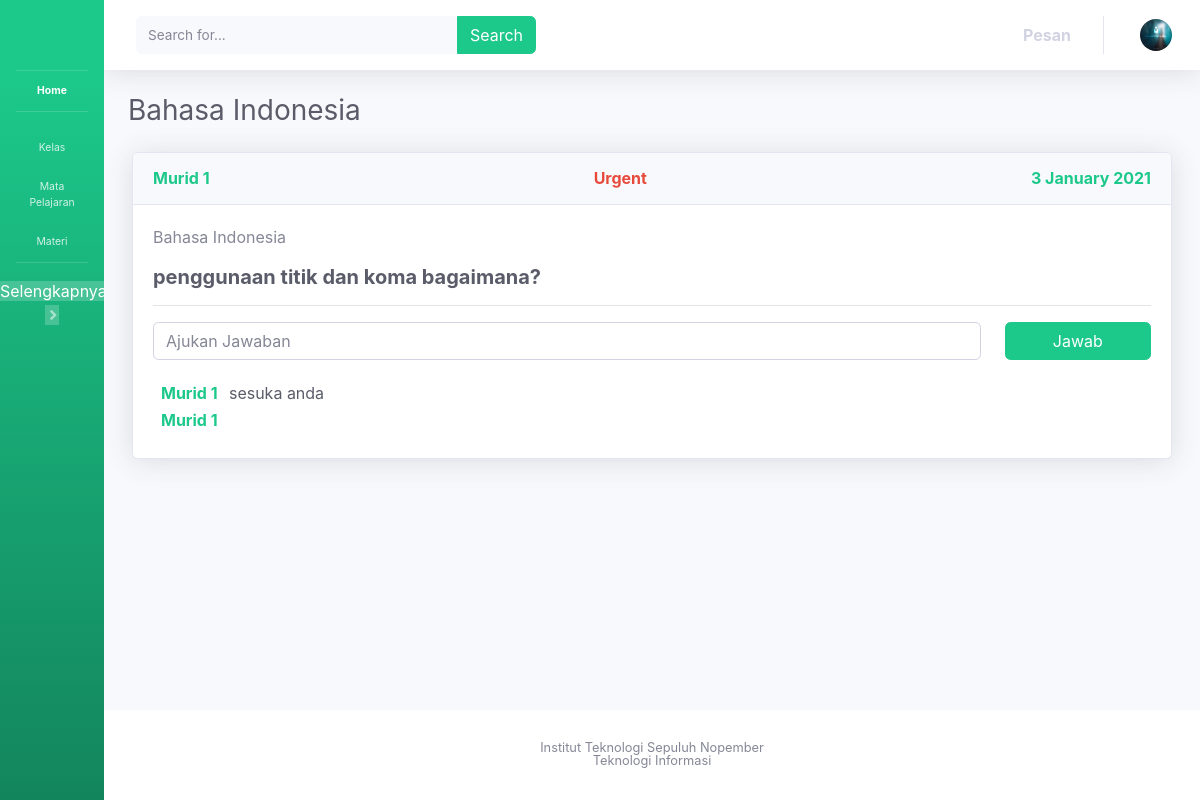
Page /BahasaIndonesia.php on the committed database.
### tables this page shows
CREATE TABLE IF NOT EXISTS `daftar_pertanyaan` (
  `id_pertanyaan` int(11) NOT NULL AUTO_INCREMENT,
  `mata_pelajaran` varchar(50) NOT NULL,
  `pertanyaan` varchar(10000) NOT NULL,
  `urgent` varchar(20) DEFAULT NULL,
  `penanya` varchar(50) NOT NULL,
  `tgl_post` timestamp NOT NULL DEFAULT current_timestamp() ON UPDATE current_timestamp(),
  PRIMARY KEY (`id_pertanyaan`)
);

CREATE TABLE IF NOT EXISTS `daftar_jawaban` (
  `id_jawaban` int(11) NOT NULL AUTO_INCREMENT,
  `penjawab` varchar(50) NOT NULL,
  `jawaban` varchar(255) NOT NULL,
  `tgl_post` timestamp NOT NULL DEFAULT current_timestamp() ON UPDATE current_timestamp(),
  `id_pertanyaan` int(11) NOT NULL,
  PRIMARY KEY (`id_jawaban`)
);

### BahasaIndonesia.php (the view, shortened to what this page needs)
<?php
  include 'conn.php';
  $pitakonan = "SELECT * FROM daftar_pertanyaan WHERE `mata_pelajaran`='Bahasa Indonesia' ORDER BY tgl_post DESC";
  $wangsulan = "SELECT * FROM daftar_jawaban";
  $rows = mysqli_query($conn, $pitakonan);
  $baris = mysqli_query($conn, $wangsulan);
  $j = 0;
?>
<!DOCTYPE html>
<html lang="en"><head>
  <link href="bootstrap_files/all.css" rel="stylesheet" type="text/css">
  <link href="bootstrap_files/css.css" rel="stylesheet">
  <link href="bootstrap_files/sb-admin-2.css" rel="stylesheet">
</head>
<body id="page-top" data-new-gr-c-s-check-loaded="8.867.0" class="sidebar-toggled">
  <div id="wrapper">
    <ul class="navbar-nav bg-gradient-success sidebar sidebar-dark accordion toggled" id="accordionSidebar">
      <a class="sidebar-brand d-flex align-items-center justify-content-center" href="#">
      </a>
      <hr class="sidebar-divider my-0">
      <li class="nav-item active">
        <a class="nav-link" href="#">
          <span>Home</span></a>
      </li>
      <hr class="sidebar-divider">
      <li class="nav-item">
        <a class="nav-link collapsed" href="#" target="blank">
          <span>Kelas</span>
        </a>
      </li>
      <li class="nav-item">
        <a class="nav-link collapsed" href="#" target="blank">
          <span>Mata Pelajaran</span>
        </a>
      </li>
      <li class="nav-item">
        <a class="nav-link collapsed" href="#" target="blank">
          <span>Materi</span>
        </a>
      </li>
      <hr class="sidebar-divider">
      <div class="text-center d-none d-md-inline">
        <a class="mx-my-1 px-py-1 no-arrow" style="color:white;" id="sidebarToggle"> Selengkapnya </a>
      </div>
    </ul>
    <div id="content-wrapper" class="d-flex flex-column">
      <div id="content">
        <nav class="navbar navbar-expand navbar-light bg-white topbar mb-4 static-top shadow">
          <form class="d-none d-sm-inline-block form-inline mr-auto ml-md-3 my-2 my-md-0 mw-100 navbar-search">
            <div class="input-group">
              <input type="text" class="form-control bg-light border-0 small" placeholder="Search for..." aria-label="Search" aria-describedby="basic-addon2">
              <div class="input-group-append">
                <button class="btn btn-success" type="button">
                    <a>Search</a>
                </button>
              </div>
            </div>
          </form>
          <ul class="navbar-nav ml-auto">
            <li class="nav-item dropdown no-arrow mx-1">
              <a class="nav-link dropdown-toggle" href="#" id="messagesDropdown" role="button" data-toggle="dropdown" aria-haspopup="true" aria-expanded="false">
                <strong>Pesan</strong>
              </a>
            </li>
            <li class="nav-item dropdown no-arrow">
              <a class="nav-link dropdown-toggle" href="#" id="userDropdown" role="button" data-toggle="dropdown" aria-haspopup="true" aria-expanded="false">
                <img class="img-profile rounded-circle" src="bootstrap_files/60x60.jpg">
              </a>
            </li>
          </ul>
        </nav>
        <div class="container-fluid">
          <div class="d-sm-flex align-items-center justify-content-between mb-4">
            <h1 class="h3 mb-0 text-gray-800">Bahasa Indonesia</h1>
          </div>
          <?php foreach($rows as $row) :?>
              <div class="card shadow mb-4 mx-1" id="header<?= $j ?>">
                <div class="card-header py-3 d-flex flex-row align-items-center justify-content-between">
                  <h6 class="m-0 font-weight-bold text-success"> <?=  $row['penanya'] ?> </h6>
                  <?php if($row['urgent']=="Urgent") :?>
                    <h6 class="m-0 font-weight-bold text-danger" style="text-align:left;"> Urgent </h6>
                  <?php endif; ?>
                  <h6 class="m-0 font-weight-bold text-success">
                    <?php
                      $tanggal = date('j F Y', strtotime($row['tgl_post']));
                      echo $tanggal;
                    ?>
                  </h6>
                </div>
                <div class="card-body">
                  <a class="mb-3"> <?=  $row['mata_pelajaran'] ?> </a>
                  <p class="h5 mt-3 font-weight-bold text-gray-800"> <?=  $row['pertanyaan'] ?> </p>
                  <hr class="divider">
                  <form class="form-group row" style="margin-bottom: 0px;" action="<?php echo 'BahasaIndonesia.php?idPertanyaan='.$row['id_pertanyaan'];?>#header<?= $j ?>" method="post">
                      <div class="col-sm-8 col-md-10 mb-3"  style="margin-bottom:0px;">
                        <input type="text" class="form-control form-control-user" id="jawaban<?= $j ?>" name="jawaban" placeholder="Ajukan Jawaban" required>
                      </div>
                      <div class="col-sm-4 col-md-2">
                        <button type="submit" name="jawab" class="btn btn-success btn-user btn-block" id="button<?= $j ?>">
                           Jawab
                        </button>
                      </div>
                  </form>
                  <div class="form-group row" id="output<?= $j ?>" style="margin-bottom: 0px;">
                    <div class="card-body" style="padding-top: 0px;padding-bottom: 0px;">
                      <?php foreach($baris as $bari) :?>
                       <?php if($bari["id_pertanyaan"]==$row["id_pertanyaan"]) : ?>
                        <h6 class="mt-2 font-weight-bold text-success">
                          <?=  $bari['penjawab'] ?> &nbsp;
                          <a class="h6 mb-0 text-gray-800"> <?= $bari["jawaban"]; ?></a>
                        </h6>
                       <?php endif; ?>
                      <?php endforeach;?>
                    </div>
                  </div>
                </div>
              </div>
          <?php $j++; endforeach;?>
        </div>
      </div>
      <footer class="sticky-footer bg-white">
        <div class="container my-auto">
          <div class="copyright text-center my-auto">
            <span>Institut Teknologi Sepuluh Nopember</span><br>
            <span>Teknologi Informasi</span>
          </div>
        </div>
      </footer>
    </div>
  </div>
</body></html>

### rows in the picture
daftar_pertanyaan: penanya "Murid 1", urgent "Urgent", tgl_post "3 January 2021", mata_pelajaran "Bahasa Indonesia", pertanyaan "penggunaan titik dan koma bagaimana?"
daftar_jawaban: penjawab "Murid 1", jawaban "sesuka anda"
daftar_jawaban: penjawab "Murid 1"
